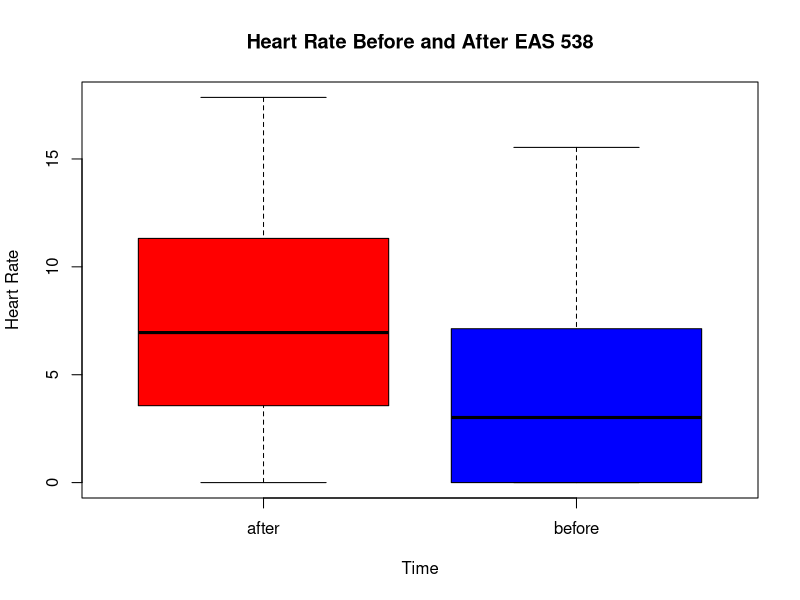
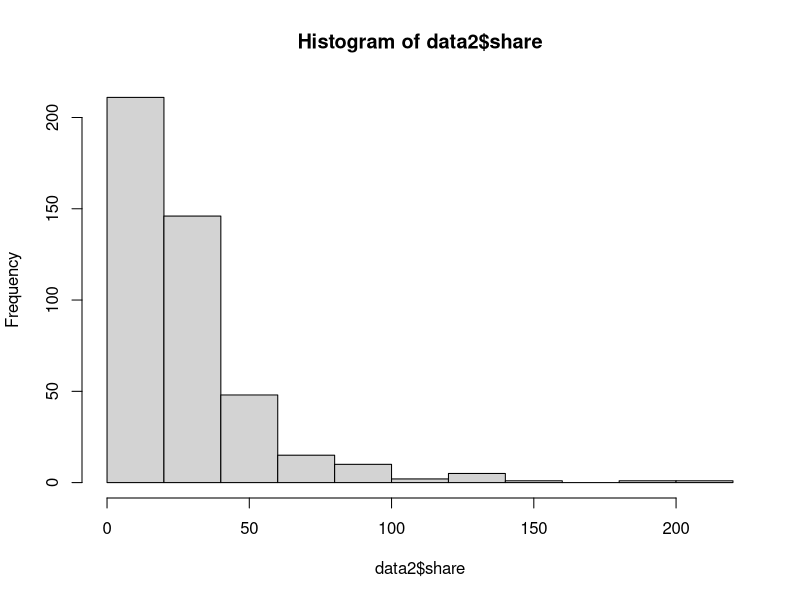
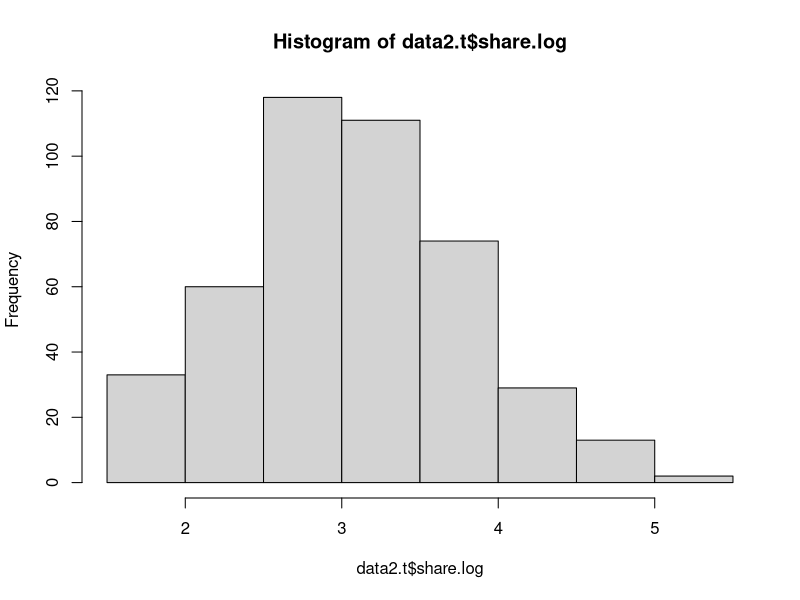
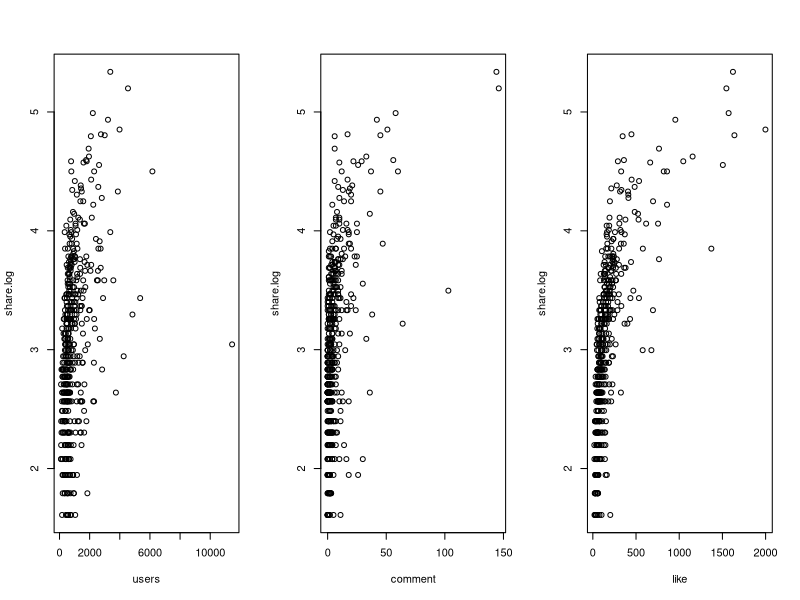
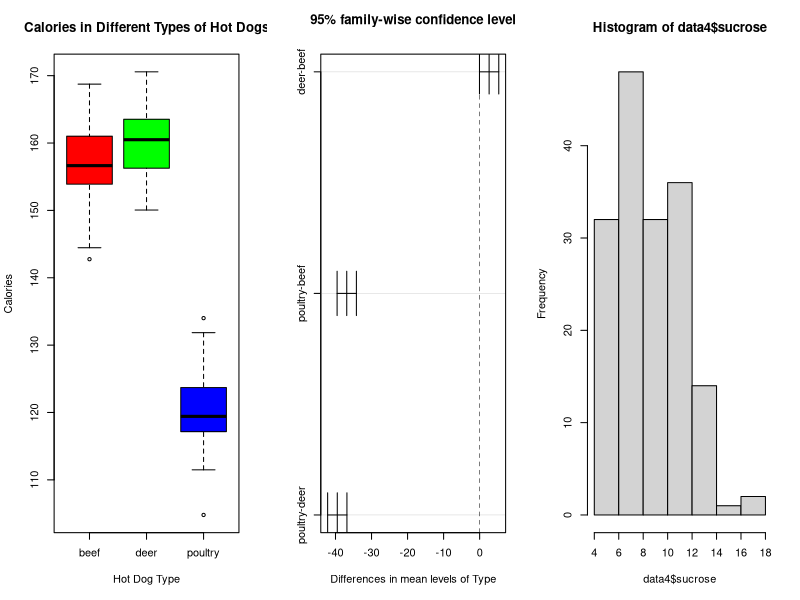
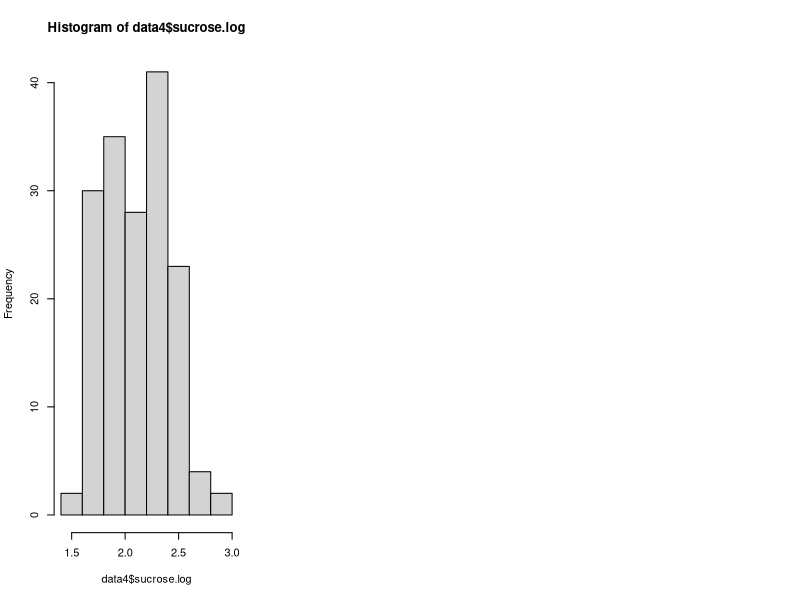
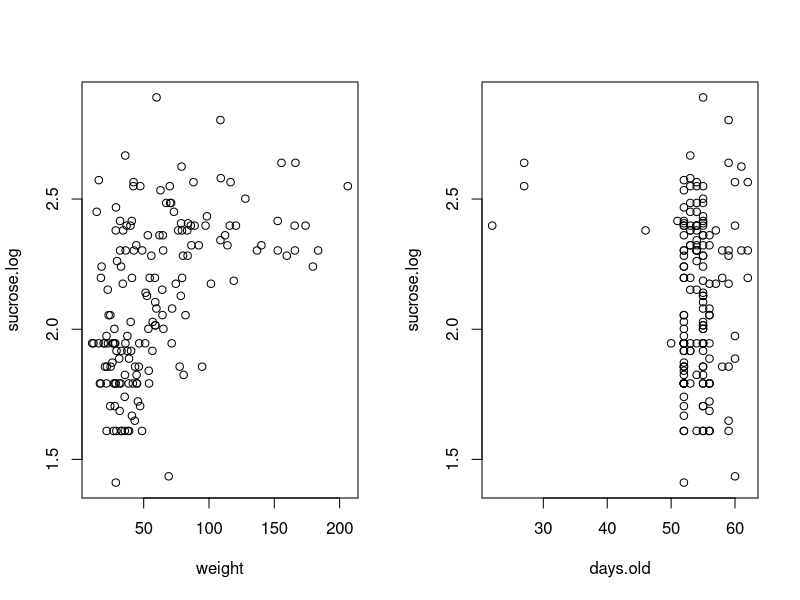
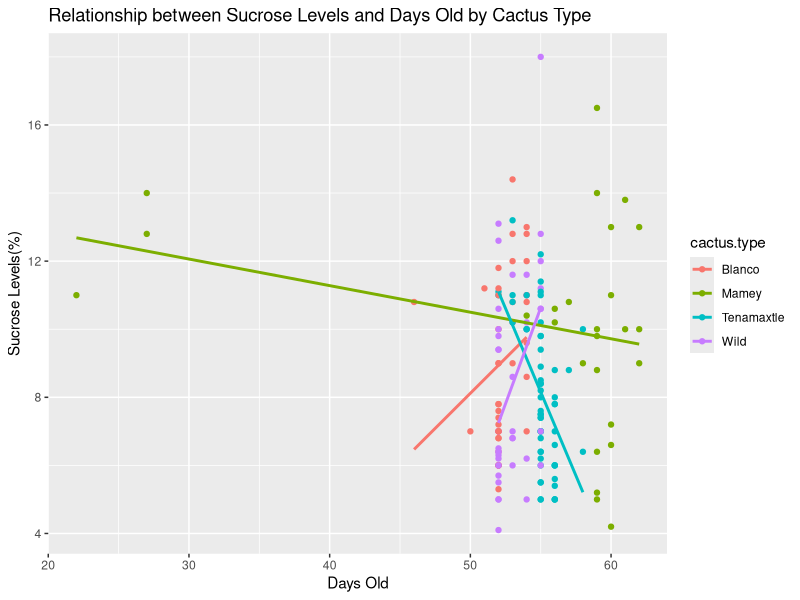

Recreate these plots in R, in order.
## ---- chunk 1
knitr::opts_chunk$set(echo = TRUE)
## ---- chunk 2
library(tidyverse)
library(car)
setwd("~/Desktop/EAS 538 Lab/problem set2")
## ---- chunk 3
# read data_q1
data1 <- read.csv("data_q1.csv")
head(data1, 3)
## ---- chunk 4
# get box plot
boxplot(rate ~ when, data = data1, main = "Heart Rate Before and After EAS 538", xlab = "Time", ylab = "Heart Rate", col = c("red", "blue"))
## ---- chunk 5
# check if the data meets the assumption of normality
shapiro.test(data1$rate[data1$when == "before"])
shapiro.test(data1$rate[data1$when == "after"])
## ---- chunk 6
data1_1 <- data1 %>%
  pivot_wider(names_from=when, values_from=rate) %>%
  mutate(diff=after-before)
head(data1_1)
## ---- chunk 7
# check if the data meets the assumption of normality after converting the data
dim(data1_1)
## ---- chunk 8
shapiro.test(data1_1$diff)
## ---- chunk 9
# run paired t-test
t.test(data1_1$after, data1_1$before, paired = TRUE)
## ---- chunk 10
# read data
data2 = read.csv("data_q2.csv")
head(data2)
## ---- chunk 11
# check if the data meets the assumptions
# check correlation
cor1 <- cor(data2[, c("users", "comment", "like")])
print(cor1)
## ---- chunk 12
vif(lm(share~type+paid+users+comment+like, data=data2))
## ---- chunk 13
# check the distribution of the dependent variable
hist(data2$share)
## ---- chunk 14
data2.t <- data2 %>%
  mutate(share.log=log(share))
hist(data2.t$share.log)
## ---- chunk 15
# run linear model
lmod <- lm(share.log~users+comment+like+type+paid, data=data2.t)
# get linear relationship
par(mfrow=c(1,3))
plot(share.log~users, data=data2.t)
plot(share.log~comment, data=data2.t)
plot(share.log~like, data=data2.t)
## ---- chunk 16
# check homoscedasticity
ncvTest(lmod)
## ---- chunk 17
# check residual normality
shapiro.test(residuals(lmod))
## ---- chunk 18
# run multiple linear regression model
summary(lmod)
## ---- chunk 19
# read in the data
data3 <- read.csv("data_q3.csv")
head(data3)
## ---- chunk 20
# get a visual plot
boxplot(Calories ~ Type, data = data3, main = "Calories in Different Types of Hot Dogs", xlab = "Hot Dog Type", ylab = "Calories", col = c("red","green","blue"))
## ---- chunk 21
# check Equal Variance
leveneTest(Calories~Type, data3, center=mean)
## ---- chunk 22
# check the assumption of normality distribution
beef <- filter(data3, Type=='beef')
deer <- filter(data3, Type=='deer')
poultry <- filter(data3, Type=='poultry')
dim(beef)
## ---- chunk 23
dim(deer)
## ---- chunk 24
dim(poultry)
## ---- chunk 25
shapiro.test(beef$Calories)
## ---- chunk 26
shapiro.test(deer$Calories)
## ---- chunk 27
shapiro.test(poultry$Calories)
## ---- chunk 28
anova_result <- aov(Calories ~ Type, data = data3)
summary(anova_result)
## ---- chunk 29
# run Tukey's HSD
tukey_result <- TukeyHSD(anova_result)
print(tukey_result)
## ---- chunk 30
plot(tukey_result)
## ---- chunk 31
data4=read.csv("data_q4.csv")
head(data4)
## ---- chunk 32
cor(data4[,2:3])
## ---- chunk 33
vif(lm(sucrose ~ weight + days.old + cactus.type, data=data4))
## ---- chunk 34
hist(data4$sucrose)
## ---- chunk 35
data4 <- data4 %>%
  mutate(sucrose.log=log(sucrose))
hist(data4$sucrose.log)
## ---- chunk 36
lmod <- lm(sucrose.log~weight+days.old+cactus.type, data=data4)
# Linear relationship
par(mfrow=c(1,2))
plot(sucrose.log~weight, data=data4)
plot(sucrose.log~days.old, data=data4)
## ---- chunk 37
# check homoscedasticity
ncvTest(lmod)
## ---- chunk 38
# check residual normality
shapiro.test(residuals(lmod))
## ---- chunk 39
summary(lmod)
## ---- chunk 40
lmod2 <- lm(sucrose.log~weight+cactus.type*days.old, data=data4)
summary(lmod2)
## ---- chunk 41
library(ggplot2)
ggplot(data4, aes(x = days.old, y = sucrose, color = cactus.type)) +
  geom_point() +
  geom_smooth(method = "lm", se = FALSE) +
  labs(x = "Days Old", y = "Sucrose Levels(%)", title = "Relationship between Sucrose Levels and Days Old by Cactus Type")
## ---- chunk 42
library(lme4)
data(sleepstudy)
summary(sleepstudy)
## ---- chunk 43
library(Matrix)
library(lme4)
mixed_model <- lmer(Reaction ~ Days + (1 | Subject), data = sleepstudy)
summary(mixed_model)
